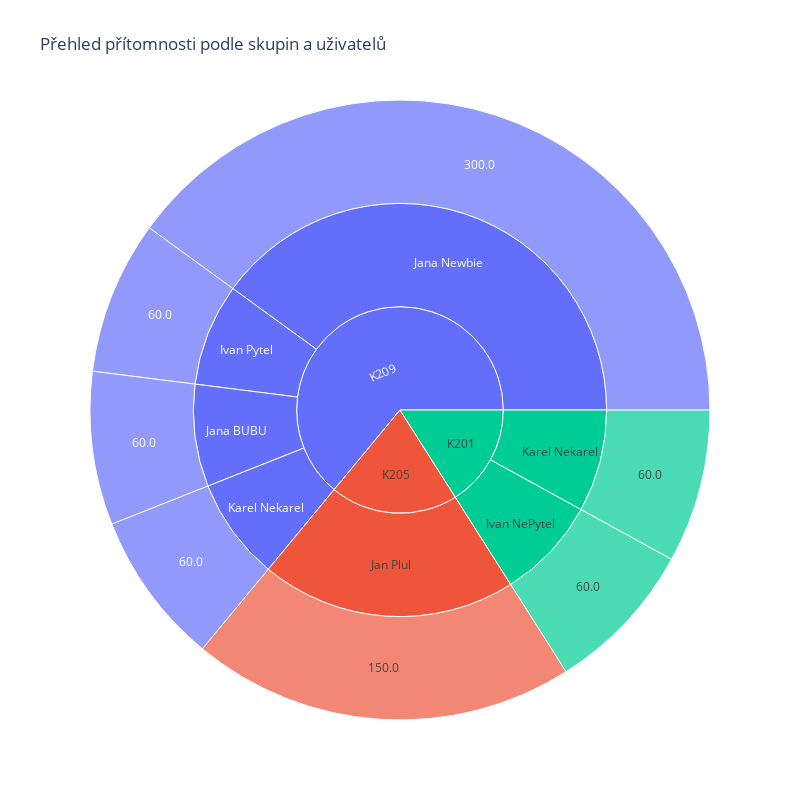

The code cell stored with this chart in its notebook:
### Code cell
# JSON data
with open('sunburstData.json', 'r') as file:
    data = json.load(file)

# Převod dat do pandas DataFrame
df = pd.DataFrame(data)

# Agregace dat pro získání celkového počtu 'presencesCount' podle 'groupID' a 'userFullname'
df_aggregated = df.groupby(['groupName', 'userFullname']).agg({'lessonLength': 'sum'}).reset_index()

# Vytvoření sunburst grafu
fig_sunburst = px.sunburst(
    df_aggregated,
    path=['groupName', 'userFullname', 'lessonLength'],
    values='lessonLength', 
    title='Přehled přítomnosti podle skupin a uživatelů'
)

# Aktualizace layoutu grafu
fig_sunburst.update_layout(
    width=800,  
    height=800 
)

fig_sunburst.show()

### Figure 1 — Plotly figure (JSON) as saved in the notebook; plotly's stock layout.template omitted (floating-point values rounded to 4 significant figures)
{"data": [{"branchvalues": "total", "domain": {"x": [0, 1], "y": [0, 1]}, "hovertemplate": "labels=%{label}<br>lessonLength=%{value}<br>parent=%{parent}<br>id=%{id}<extra></extra>", "ids": ["K201/Ivan NePytel/60.0", "K209/Ivan Pytel/60.0", "K209/Jana BUBU/60.0", "K201/Karel Nekarel/60.0", "K209/Karel Nekarel/60.0", "K205/Jan Plul/150.0", "K209/Jana Newbie/300.0", "K201/Ivan NePytel", "K209/Ivan Pytel", "K205/Jan Plul", "K209/Jana BUBU", "K209/Jana Newbie", "K201/Karel Nekarel", "K209/Karel Nekarel", "K201", "K205", "K209"], "labels": ["60.0", "60.0", "60.0", "60.0", "60.0", "150.0", "300.0", "Ivan NePytel", "Ivan Pytel", "Jan Plul", "Jana BUBU", "Jana Newbie", "Karel Nekarel", "Karel Nekarel", "K201", "K205", "K209"], "name": "", "parents": ["K201/Ivan NePytel", "K209/Ivan Pytel", "K209/Jana BUBU", "K201/Karel Nekarel", "K209/Karel Nekarel", "K205/Jan Plul", "K209/Jana Newbie", "K201", "K209", "K205", "K209", "K209", "K201", "K209", "", "", ""], "type": "sunburst", "values": [60, 60, 60, 60, 60, 150, 300, 60, 60, 150, 60, 300, 60, 60, 120, 150, 480]}], "layout": {"height": 800, "legend": {"tracegroupgap": 0}, "title": {"text": "Přehled přítomnosti podle skupin a uživatelů"}, "width": 800}}
